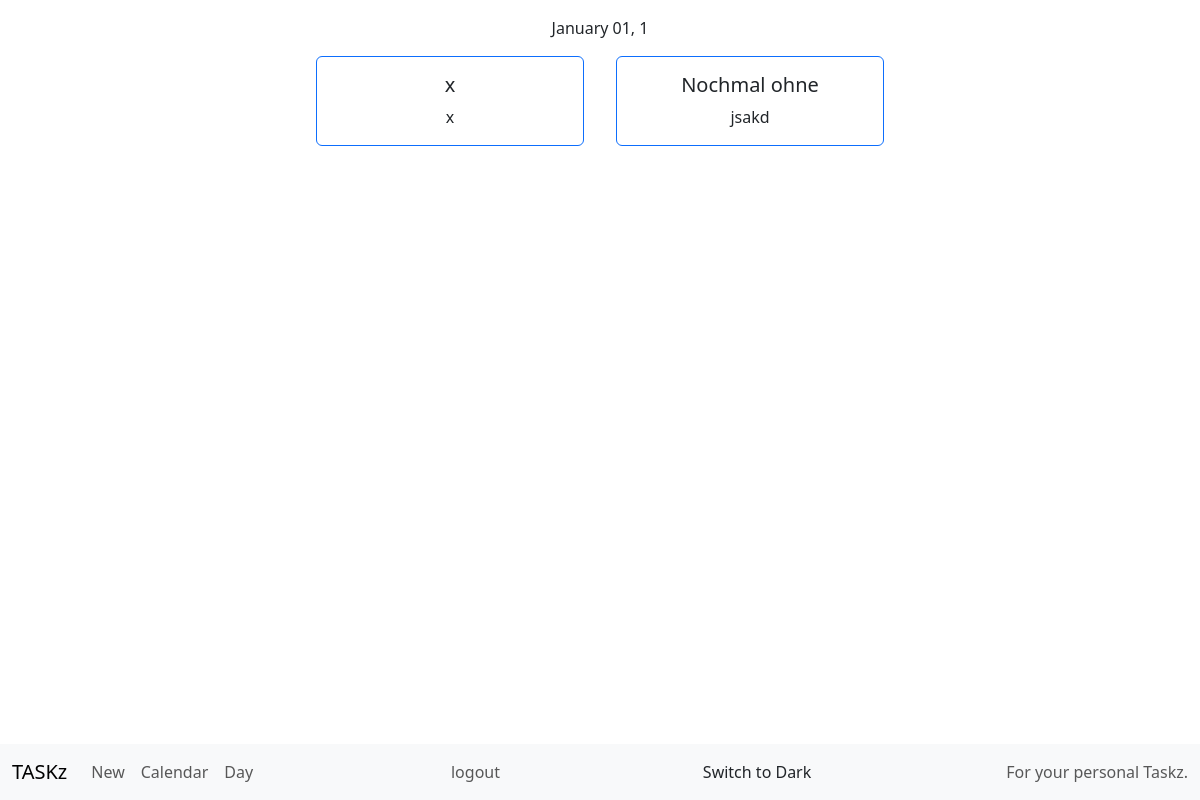
The app's page /day?year=1&month=01&day=01 (signed in) with its own data.
### tables this page shows
CREATE TABLE taskz (
                        id INTEGER PRIMARY KEY AUTOINCREMENT, 
                        user INTEGER NOT NULL, 
                        title TEXT NOT NULL, 
                        text TEXT,
                        created TIMESTAMP DEFAULT CURRENT_TIMESTAMP, 
                        date TIMESTAMP, 
                        checked INTEGER DEFAULT 0, 
                        FOREIGN KEY(user) REFERENCES users(id));

### app.py (the view)
@app.route("/day")
@login_required
def day():
    this_year = datetime.now().year
    this_month = datetime.now().month
    this_day = datetime.now().day
    year = request.args.get("year", default = this_year, type = int)
    month = request.args.get("month", default = this_month, type = int)
    day = request.args.get("day", default = this_day, type = int)
    day_date = datetime.combine(date(year, month, day), time.min)
    taskz = get_taskz(session["user"])
    return render("day.html", taskz=taskz, day_date=day_date)

### functions.py (called while the page is built)
def login_required(f):
    @wraps(f)
    def decorated_function(*args, **kwargs):
        if session.get("user") is None:
            return redirect("/login")
        return f(*args, **kwargs)
    return decorated_function

def get_taskz(user_id):
    try:
        con = sql.connect(DB, detect_types=sql.PARSE_DECLTYPES)
        try:
            con.row_factory = sql.Row
            cur = con.cursor()
            cur.execute("SELECT * FROM taskz WHERE user = ?", (user_id,))
            taskz = cur.fetchall()
        finally:
            con.close()
    except:
        return
    return taskz

### templates/day.html
{% extends "layout.html" %} {% block title %} - Day {% endblock %} {% block
    main %}
    <div class="container-fluid text-center mt-3">
      {{ day_date.strftime("%B %d, %Y") }}
        {% if taskz %}
          <div class="row justify-content-center">
            {% for task in taskz if task.date == day_date and task.checked == 0 %}
            <div class="col-12 col-xxl-2 col-xl-3 col-lg-4 col-md-6 p-3">
              <div class="card border-primary">
                <div class="card-body">
                  <h5 class="card-title">{{ task.title }}</h5>
                  <p class="card-text" style="white-space: pre-line">{{ task.text }}</p>
                </div>
              </div>
            </div>
            {% else %}
            <h1>No Taskz today - Enjoy life!</h1>
            {% endfor %}
          </div>
    {% else %}
    <h1>No Taskz to show.</h1>
    {% endif %}
    </div>
    {% endblock %}

### static/stylesheets/style.css (style rules this page uses)
body { padding-bottom: 56px; }

### records on screen
taskz: title "x", text "x"
taskz: title "Nochmal ohne", text "jsakd"

### other values on screen
{{ day_date.strftime("%B %d, %Y") }} "January 01, 1"
